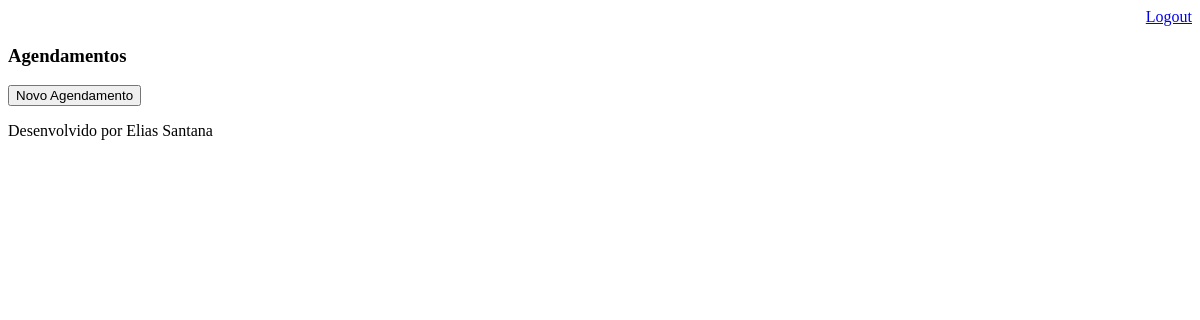
The page /agenda/ (signed in) on the database as committed earlier.
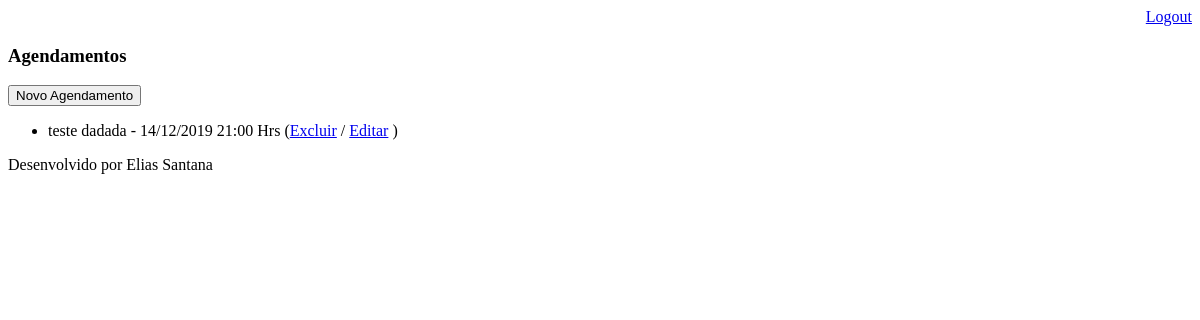
The same page on the database as committed later.
### core/models.py (models this page shows, shortened)
class Evento(models.Model):
    titulo = models.CharField(max_length=20)
    descricao = models.TextField(blank=True, null=True)
    data_evento = models.DateTimeField(verbose_name='Data do Evento')
    data_criacao = models.DateTimeField(auto_now=True)
    usuario = models.ForeignKey(User, on_delete=models.CASCADE)
    class Meta:
        db_table = 'evento'
    def get_data_evento(self):
        return self.data_evento.strftime('%d/%m/%Y %H:%M Hrs')
    def get_evento_atrasado(self):
      if self.data_evento < datetime.now():
          return True
      else:
          return False

### core/views.py (the view)
# urls.py: path('agenda/', views.lista_eventos),
@login_required(login_url='/login/')
def lista_eventos(request):
    usuario = request.user
    data_atual = datetime.now() - timedelta(hours=1)
    evento = Evento.objects.filter(usuario=usuario, data_evento__gt=data_atual)
    dados = {'eventos': evento}
    return render(request, 'agendamentos.html', dados)

### templates/agendamentos.html (shortened to what this page needs)
    {% extends "model-page.html" %}
    {% block content %}
    <a href="evento/">
        <button type="button">Novo Agendamento</button>
    </a>
    <ul>
        {% for evento in eventos %}
            <li>
                <div style=>
                    {{ evento.titulo }} - {{evento.get_data_evento}} (<a href="/agenda/evento/delete/{{ evento.id }}/">Excluir</a>  / <a href="evento/?id={{ evento.id }}">Editar</a> )
                </div>
            </li>
        {% endfor %}
    </ul>
    {% endblock %}

Rows that differ between the two databases and show on the page:
now on this page (row edited): Evento: titulo "teste dadada", get_data_evento "14/12/2019 21:00 Hrs"
